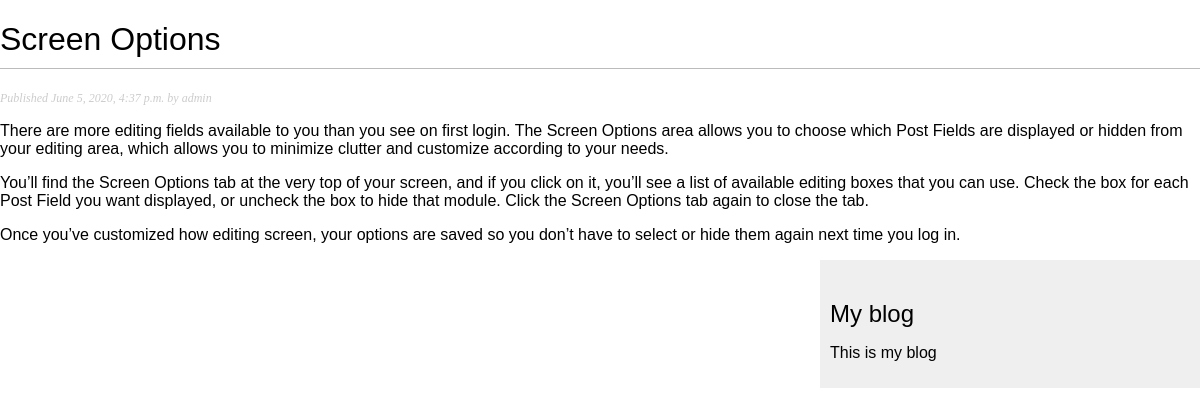
/myblog/2020/6/5/screen-options/, run on the app's committed database.
### myblog/models.py (models this page shows, shortened)
class Post(models.Model):
	STATUS_CHOICES = (('draft','Draft'), ('published','Published'),)
	title = models.CharField(max_length=250)
	slug = models.SlugField(max_length=250, unique_for_date='publish')
	author = models.ForeignKey(User, on_delete= models.CASCADE, related_name='blog_posts')
	body = models.TextField()
	publish = models.DateTimeField(default=timezone.now)
	created = models.DateTimeField(auto_now_add = True)
	updated = models.DateTimeField(auto_now=True)
	status = models.CharField(max_length=10, choices=STATUS_CHOICES, default='draft')
	class Meta:
		ordering = ('-publish',)
	objects = models.Manager()
	published = PublishedManager()

### myblog/views.py (the view)
# urls.py: path('<int:year>/<int:month>/<int:day>/<slug:post>/', views.post_detail, name='post_detail')
def post_detail(request, year, month, day, post):
    post = get_object_or_404(Post,  slug=post, status='published', publish__year=year,
                            publish__month=month, publish__day=day)
    return render(request, 'myblog/post/detail.html', {'post': post})

### myblog/templates/myblog/post/detail.html (shortened to what this page needs)
{% extends "myblog/base.html" %}
{% block content %}
  <h1>{{post.title}}</h1>
  <p class="date">Published {{post.publish}} by {{post.author}}</p>
  {{ post.body|linebreaks }}
{% endblock content %}

### myblog/static/css/blog.css (style rules this page uses)
body { margin:0; padding:0; font-family:helvetica, sans-serif; }
h1 { font-weight:normal; border-bottom:1px solid #bbb; padding:0 0 10px 0; }
p.date { color:#ccc; font-family: georgia, serif; font-size: 12px; font-style: italic; }

### data on the page
Post: title "Screen Options", publish "June 5, 2020, 4:37 p.m.", author "admin", body "There are more editing fields available to you than you see on first login. The Screen Options area allows you to choose which Post Fields are displayed or hidden from your editing area, which allows you to minimize clutter and customize according to your needs. You’ll find the Screen Options tab at the very top of your screen, and if you click on it, you’ll see a list of available editing boxes that you can use. Check the box for each Post Field you want displayed, or uncheck the box to hide that module. Click the Screen Options tab again to close the tab. Once you’ve customized how editing screen, your options are saved so you don’t have to select or hide them again next time you log in."
